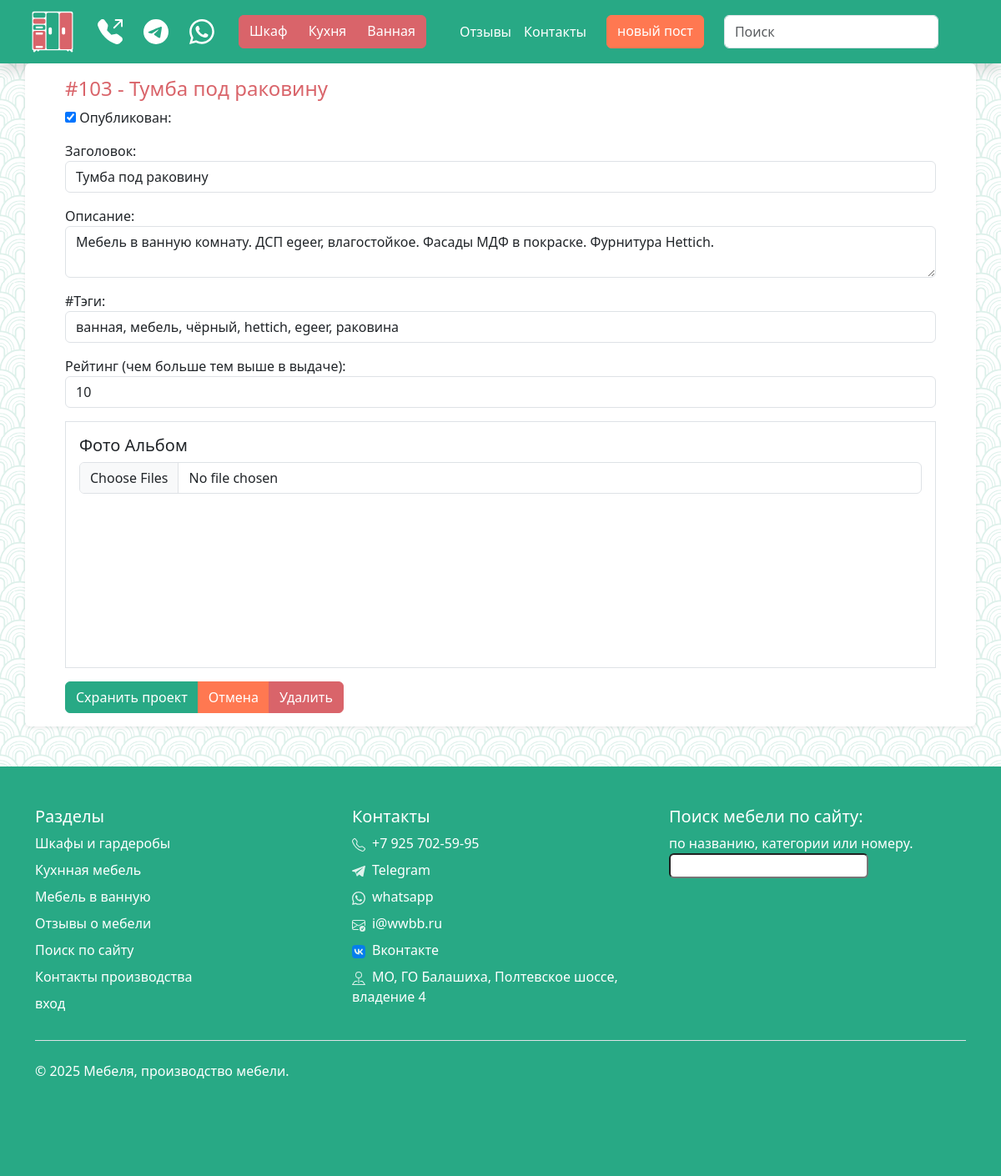
The app's page /update/103 (signed in) with its own data.
### todo/models.py (models this page shows, shortened)
class Project(models.Model):
    title = models.CharField(max_length=100)
    description = models.TextField(null=True, blank=True)
    tags = models.CharField(max_length=100, verbose_name='#Тэги', blank=True)
    rating = models.IntegerField(default=5, blank=False, null=False)
    public = models.BooleanField(default=True)
    created_at = models.DateTimeField(auto_now_add=True)
    updated_at = models.DateTimeField(auto_now=True)
    album = models.TextField(default='',null=True, blank=True)
    class Meta:
        ordering = ['-id']

### todo/CRUD_Posts.py (the view)
# urls.py: path('update/<int:post_id>', views.post_update, name='post_update'),
@login_required
def post_update(request, post_id):
    db_Obj = Project.objects.get(id=post_id)
    if request.method == 'POST':
        form = ProjectForm(request.POST, request.FILES, instance=db_Obj)
        files = request.FILES.getlist('image')
        if form.is_valid():
            form.save()
            return redirect('/post/' + str(db_Obj.id))
    form = ProjectForm(instance=db_Obj)
    context = {
        'title': 'Редактор проекта',
        'project': db_Obj,
        'album': collect_album(post_id),
        'form': form,
        'description': 'Редактирование материала wwbb.ru',
    }
    return render(request, 'todo/CRUD/post_update.html', context)

### todo/forms.py
class ProjectForm(ModelForm):
    class Meta:
        model = Project
        fields = '__all__'

### todo/img_handler.py (called while the page is built)
def collect_album(prj_id):
    prj_id = str(prj_id)
    album_lst = os.listdir(os.path.join(PHOTO_PATH, prj_id))
    album_lst = set(map(lambda x: os.path.splitext(x)[0], album_lst))
    return album_lst

### todo/templates/todo/CRUD/post_update.html (shortened to what this page needs)
{% extends 'todo/base/base.html' %}
{% block main_content %}
<div class="container mb-5 p-3 px-5 rounded bg-white rounded shadow-sm">
    <h1 class="text-secondary h4">#{{ project.id }} - {{ project.title}} </h1>
    <form enctype="multipart/form-data" method="POST">
        <div class="mb-3">
            <input class="" type="checkbox" name="public" id="id_public" checked="">
            <label for="id_public">Опубликован:</label>
        </div>
        <div class="mb-3">
            <label for="id_title">Заголовок:</label>
            <input class="form-control" type="text" name="title" maxlength="100" required="" id="id_title"
                value="{{ form.title.value }}">
        </div>
        <div class="mb-3">
            <label for="id_description">Описание:</label>
            <textarea class="form-control" name="description" cols="40" rows="2"
                id="id_description">{{ form.description.value }}</textarea>
        </div>
        <div class="mb-3">
            <label for="id_tags">#Тэги:</label>
            <input class="form-control" type="text" name="tags" maxlength="100" id="id_tags"
                value="{{ form.tags.value }}">
        </div>
        <div class="mb-3">
            <label for="id_rating">Рейтинг (чем больше тем выше в выдаче):</label>
            <input class="form-control" type="number" name="rating" id="id_rating" value="{{ form.rating.value }}">
        </div>
        <div class="mb-3 border p-3">
            <h5 class="form-label">Фото Альбом</h5>
            <input class="form-control" type="file" name="image" multiple="" accept="image/*" id="id_image">
            <div class="m-2 primary">
                <div class="ww_grid mb-4">
                    {% for img in album %}
                    <a href="/media/photos/{{ project.id }}/{{ img }}.jpg" class="glightbox">
                        <div class="ww_grid_item rounded overflow-hidden"
                            style="background-image: url('/media/photos/{{ project.id }}/{{ img }}.thumbnail'); height: 10rem;">
                        </div>
                    </a>
                    {% endfor %}
                </div>
            </div>
        </div>
        <div class="btn-group text-white">
            <input class="btn btn-primary text-white" type="submit" name="" value="Схранить проект">
            <a href="/" class="btn btn-warning text-white">Отмена</a>
            <a href="{% url 'post_delete' project.id %}" class="btn btn-secondary text-white">Удалить</a>
        </div>
    </form>
</div>
{% endblock main_content %}

### static/css/style.css (style rules this page uses)
:root { --bs-primary: #28a985; --bs-info: #2880a9; --bs-secondary: #d9646a; --bs-primary-rgb: 40, 169, 133; --bs-secondary-rgb: 217, 100, 106; }
body { background-image: url(/static/patterns/01_v.svg); background-size: 3rem; }
.ww_grid { display: grid; grid-template-columns: repeat(4, 1fr); gap: 1rem; }
.ww_grid_item { height: 8rem; background-position: center center; background-repeat: no-repeat; background-size: 100% auto; overflow: hidden; position: relative; transition: all .3s ease-in-out; }

### records on screen
Project: id "103", title "Тумба под раковину", description "Мебель в ванную комнату. ДСП egeer, влагостойкое. Фасады МДФ в покраске. Фурнитура Hettich.", tags "ванная, мебель, чёрный, hettich, egeer, раковина"
